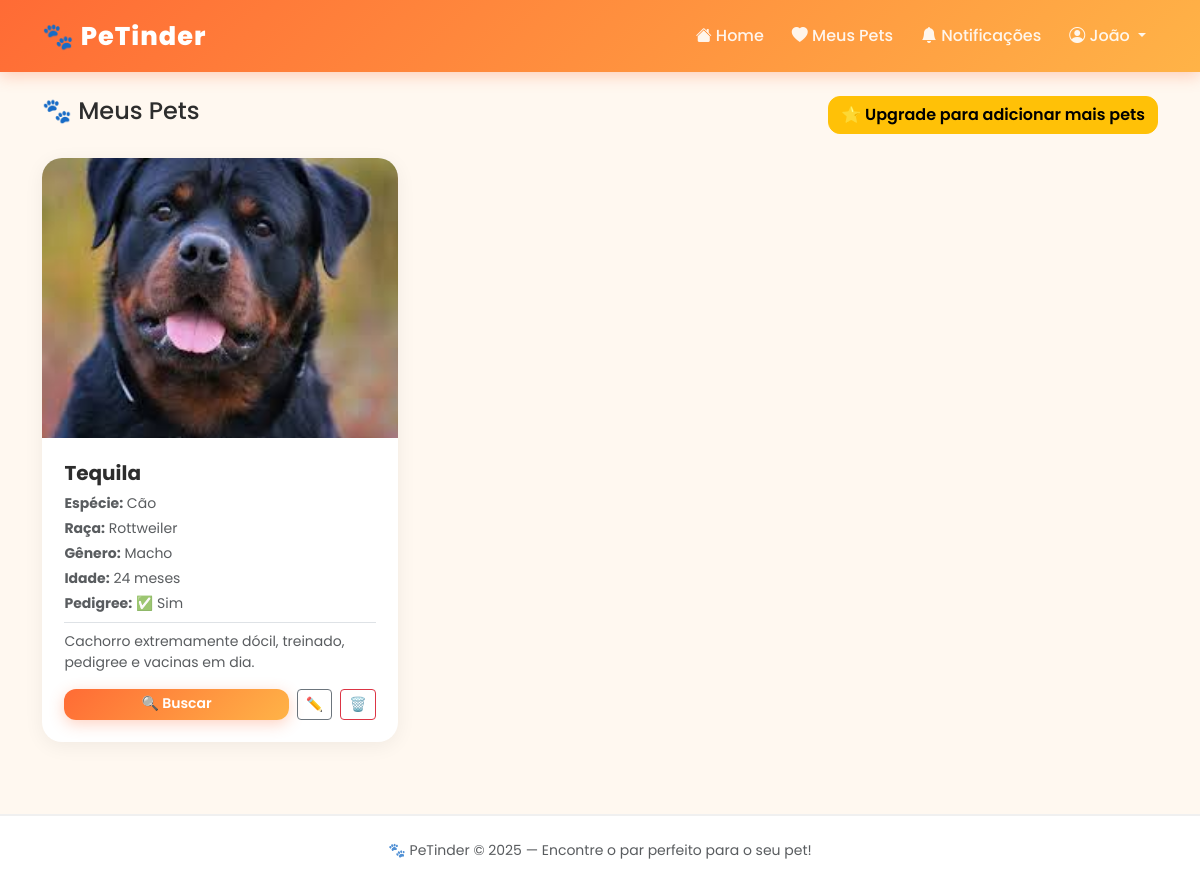
Page /meus-pets (signed in) on the committed database.
### app/models/usuario.py (models this page shows, shortened)
class Usuario(UserMixin, db.Model):
    __tablename__ = 'usuario' # Diz ao SQL qual a tabela do banco esse modelo representa
    id = db.Column(db.Integer, primary_key=True)
    nome = db.Column(db.String(40), nullable=False)
    email = db.Column(db.String(30), unique=True, nullable=False)
    cpf = db.Column(db.String(11), nullable=False)
    endereco = db.Column(db.String(100))
    id_cidade = db.Column(db.Integer, db.ForeignKey('cidade.id'), nullable=False) # Chave estrangeira
    senha = db.Column(db.String(255), nullable=False)
    plano = db.Column(db.String(10), default='free')
    animais = db.relationship('Animal', backref='dono', lazy=True)
    notificacoes = db.relationship('Notificacao', backref='usuario', lazy=True)
    def pode_adicionar_animal(self): # Regra de negócio: usuário free e premium
        if self.plano == 'premium': # Verifica se o usuário pode cadastrar mais animais baseado no plano dele
            return len(self.animais) < 10 # Se for premium pode até 10
        return len(self.animais) < 1 # Free pode até 1
    @login_manager.user_loader # Avisa o FlaskLogin que essa a função abaixo é responsável por carregar usuários (decorador)
    def load_user(user_id): # Recebe o user_id salvo no cookie do navegador
        return Usuario.query.get(int(user_id)) # Verifica o usuário no banco pelo ID e devolve ele

### app/models/animal.py (models this page shows, shortened)
class Animal(db.Model):
    __tablename__ = 'animal'
    id = db.Column(db.Integer, primary_key=True)
    nome = db.Column(db.String(40), nullable=False)
    idade = db.Column(db.Integer)
    genero = db.Column(db.String(1), nullable=False)
    foto = db.Column(db.String(255))
    pedigree = db.Column(db.Integer, default=0)
    descricao = db.Column(db.Text)
    id_especie = db.Column(db.Integer, db.ForeignKey('especie.id'), nullable=False)
    id_raca = db.Column(db.Integer, db.ForeignKey('raca.id'))
    id_usuario = db.Column(db.Integer, db.ForeignKey('usuario.id'), nullable=False)
    especie = db.relationship('Especie', backref='animais', lazy=True)
    raca = db.relationship('Raca', backref='animais', lazy=True)
    def tem_pedigree(self):
        return self.pedigree == 1
    def get_genero(self):
        if self.genero == 'M':
            return 'Macho'
        return 'Fêmea'
    def get_foto(self):
        if self.foto:
            return f'/static/uploads/{self.foto}'
        return '/static/img/pet-default.png'

### app/models/especie.py (models this page shows, shortened)
class Especie(db.Model):
    __tablename__ = 'especie'
    id = db.Column(db.Integer, primary_key=True)
    nome = db.Column(db.String(20), nullable=False)

### app/models/raca.py (models this page shows, shortened)
class Raca(db.Model):
    __tablename__ = 'raca'
    id = db.Column(db.Integer, primary_key=True)
    nome = db.Column(db.String(100), nullable=False)
    id_especie = db.Column(db.Integer, db.ForeignKey('especie.id'), nullable=False)
    especie = db.relationship('Especie', backref='racas', lazy=True)

### app/routes/pets.py (the view)
@pets.route('/meus-pets')
@login_required
def meus_pets():
    return render_template('meus_pets.html')

### app/templates/meus_pets.html (shortened to what this page needs)
{% extends 'base.html' %}
{% block content %}
<div class="d-flex justify-content-between align-items-center mb-4">
    <h4>🐾 Meus Pets</h4>
    {% if current_user.pode_adicionar_animal() %}
        <a href="{{ url_for('pets.novo_pet') }}" class="btn btn-danger">
            + Adicionar Pet
        </a>
    {% else %}
        <a href="{{ url_for('main.premium') }}" class="btn btn-warning">
            ⭐ Upgrade para adicionar mais pets
        </a>
    {% endif %}
</div>
{% if current_user.animais %}
    <div class="row">
        {% for animal in current_user.animais %}
            <div class="col-md-4 mb-4">
                <div class="card pet-card">
                    <img src="{{ animal.get_foto() }}" alt="{{ animal.nome }}">
                    <div class="card-body">
                        <h5 class="card-title">{{ animal.nome }}</h5>
                        <p class="text-muted small mb-1">
                            <strong>Espécie:</strong> {{ animal.especie.nome }}
                        </p>
                        <p class="text-muted small mb-1">
                            <strong>Raça:</strong>
                            {% if animal.raca %}
                                {{ animal.raca.nome }}
                            {% else %}
                                Não informada
                            {% endif %}
                        </p>
                        <p class="text-muted small mb-1">
                            <strong>Gênero:</strong> {{ animal.get_genero() }}
                        </p>
                        <p class="text-muted small mb-1">
                            <strong>Idade:</strong> {{ animal.idade }} meses
                        </p>
                        <p class="text-muted small mb-2">
                            <strong>Pedigree:</strong>
                            {% if animal.tem_pedigree() %}
                                ✅ Sim
                            {% else %}
                                ❌ Não
                            {% endif %}
                        </p>
                        {% if animal.descricao %}
                            <p class="small text-muted border-top pt-2">
                                {{ animal.descricao }}
                            </p>
                        {% endif %}
                        <div class="d-flex gap-2 mt-3">
                            <a href="{{ url_for('pets.buscar', animal_id=animal.id) }}"
                               class="btn btn-danger btn-sm flex-grow-1">
                                🔍 Buscar
                            </a>
                            <a href="{{ url_for('pets.editar_pet', animal_id=animal.id) }}"
                               class="btn btn-outline-secondary btn-sm">
                                ✏️
                            </a>
                            <a href="{{ url_for('pets.excluir_pet', animal_id=animal.id) }}"
                               class="btn btn-outline-danger btn-sm"
                               onclick="return confirm('Tem certeza que quer remover {{ animal.nome }}?')">
                                🗑️
                            </a>
                        </div>
                    </div>
                </div>
            </div>
        {% endfor %}
    </div>
{% endif %}
{% endblock %}

### app/templates/base.html (shortened to what this page needs)
<!DOCTYPE html>
<html lang="pt-br">
<head>
    <link href="https://cdn.jsdelivr.net/npm/bootstrap@5.3.0/dist/css/bootstrap.min.css" rel="stylesheet">
    <link href="https://cdn.jsdelivr.net/npm/bootstrap-icons@1.10.0/font/bootstrap-icons.css" rel="stylesheet">
    <link rel="stylesheet" href="{{ url_for('static', filename='css/style.css') }}">
</head>
<body>
    <nav class="navbar navbar-expand-lg navbar-dark">
        <div class="container">
            <a class="navbar-brand" href="{{ url_for('main.home') }}">
                🐾 PeTinder
            </a>
            <div class="collapse navbar-collapse" id="navbarNav">
                <ul class="navbar-nav ms-auto align-items-center gap-1">
                    {% if current_user.is_authenticated %}
                        <li class="nav-item">
                            <a class="nav-link" href="{{ url_for('main.home') }}">
                                <i class="bi bi-house-fill"></i> Home
                            </a>
                        </li>
                        <li class="nav-item">
                            <a class="nav-link" href="{{ url_for('pets.meus_pets') }}">
                                <i class="bi bi-heart-fill"></i> Meus Pets
                            </a>
                        </li>
                        <li class="nav-item">
                            <a class="nav-link position-relative" href="{{ url_for('main.notificacoes') }}">
                                <i class="bi bi-bell-fill"></i> Notificações
                                {% set nao_lidas = current_user.notificacoes|selectattr('lida', 'equalto', 0)|list|length %}
                            </a>
                        </li>
                        <li class="nav-item dropdown">
                            <a class="nav-link dropdown-toggle" href="#" data-bs-toggle="dropdown">
                                <i class="bi bi-person-circle"></i> {{ current_user.nome.split()[0] }}
                            </a>
                        </li>
                    {% endif %}
                </ul>
            </div>
        </div>
    </nav>
    <main class="container my-4">
        {% block content %}
        {% endblock %}
    </main>
    <footer class="text-center py-4 mt-5">
        <p class="mb-0 text-muted small">
            🐾 PeTinder &copy; 2025 — Encontre o par perfeito para o seu pet!
        </p>
    </footer>
</body>
</html>

### app/static/css/style.css (style rules this page uses)
:root { --cor-primaria: #FF6B35; --cor-secundaria: #FFB347; --cor-escura: #2D2D2D; --cor-clara: #FFF8F0; --cor-cinza: #6c757d; --sombra: 0 8px 30px rgba(255, 107, 53, 0.15); --sombra-hover: 0 15px 40px rgba(255, 107, 53, 0.3); --borda-radius: 20px; }
body { background-color: var(--cor-clara); font-family: 'Segoe UI', sans-serif; color: var(--cor-escura); }
a { text-decoration: none; }
.navbar { background: linear-gradient(135deg, var(--cor-primaria), var(--cor-secundaria)) !important; box-shadow: 0 4px 15px rgba(255, 107, 53, 0.3); padding: 12px 0; }
.navbar-brand { font-size: 1.6rem; font-weight: 800; letter-spacing: 1px; color: white !important; }
.navbar .nav-link { color: rgba(255,255,255,0.9) !important; font-weight: 500; transition: all 0.2s; border-radius: 10px; padding: 6px 12px !important; }
.pet-card { border: none; border-radius: var(--borda-radius); overflow: hidden; box-shadow: var(--sombra); transition: all 0.3s ease; cursor: pointer; background: white; }
.pet-card img { width: 100%; height: 280px; object-fit: cover; transition: transform 0.3s ease; }
.pet-card .card-body { padding: 1.4rem; }
.btn-danger { background: linear-gradient(135deg, var(--cor-primaria), var(--cor-secundaria)); border: none; border-radius: 12px; font-weight: 600; transition: all 0.2s ease; box-shadow: 0 4px 15px rgba(255, 107, 53, 0.3); }
.btn-warning { border-radius: 12px; font-weight: 600; transition: all 0.2s ease; }
.card { border: none; border-radius: var(--borda-radius); box-shadow: 0 4px 20px rgba(0,0,0,0.06); }
.card-title { font-weight: 700; color: var(--cor-escura); }
footer { background: white !important; border-top: 2px solid #f0f0f0 !important; color: var(--cor-cinza); }

### app/templates/base.html (style rules this page uses)
body { font-family: 'Poppins', sans-serif; }

### rows in the picture
Usuario: nome "João"
Animal: get_foto (picture), nome "Tequila", especie.nome "Cão", raca.nome "Rottweiler", get_genero "Macho", idade "24", pedigree "✅ Sim", descricao "Cachorro extremamente dócil, treinado, pedigree e vacinas em dia."
